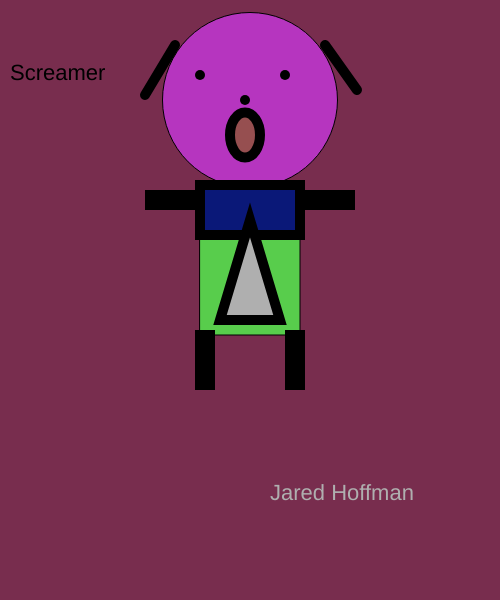
Frame 1 (no input)
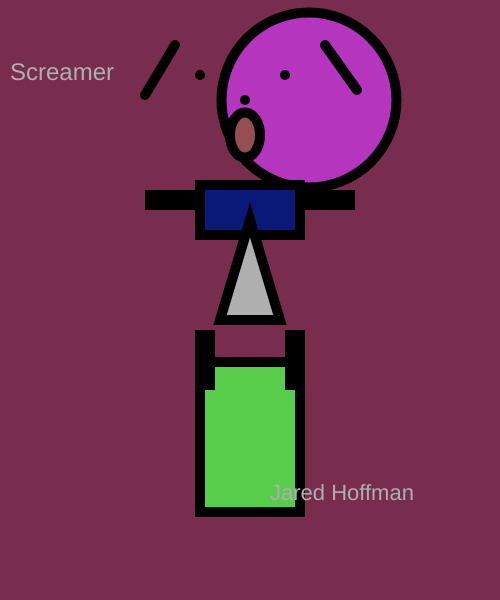
Frame 60 (no input)
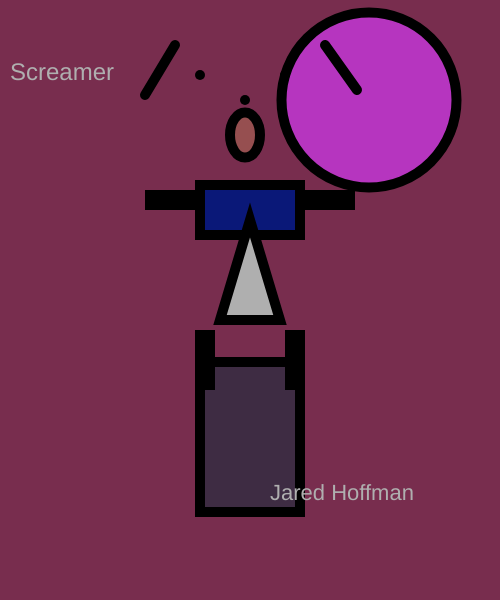
Frame 120 (the mouse pressed at the canvas centre since frame 60)

The p5.js sketch that drew these frames (run headless with seeded random() and noise() and a simulated clock; from frame 60 on, the mouse is pressed at the canvas centre):

// p5.js sketch
// ── sketch.js
var headX = 250;
var headY = 100;
var headDirection = 1;

var bodyX = 200;
var bodyY = 185;
var bodyDirection = 3;

var size = 22;
var count = 0;
var sizeDirection = 2;


var headColor;
var bodyColor;

function setup() {
    createCanvas(500, 600);
   
    headColor = color(random(255), random(255), random(255));
    bodyColor = color(random(255), random(255), random(255));
}

function draw() {
    background(120, 45, 78);
    textSize(size);
    size += sizeDirection;
    count++;
    if (count > 5) {
        sizeDirection *= -1;
        count = 0;
    }
    text("Screamer", 10, 80);

   
    fill(headColor);
    circle(headX, headY, 175);
    headX += headDirection;
    if (headX >= 418 || headX <= 82) {
        headDirection *= -1;
        
        headColor = color(random(255), random(255), random(255));
    }

    
    fill(bodyColor);
    rect(200, bodyY, 100, 150);
    bodyY += bodyDirection;
    if (bodyY <= 0 || bodyY >= 450) {
        bodyDirection *= -1;
        
        bodyColor = color(random(255), random(255), random(255));
    }

    
    strokeWeight(10);
    fill(150, 79, 80);
    point(200, 75);
    point(285, 75);

    point(245, 100);

    ellipse(245, 135, 30, 45);

    line(145, 95, 175, 45);
    line(325, 45, 357, 90);

    fill(10, 24, 120);
    rect(200, 185, 100, 50);

    fill(175);
    triangle(220, 320, 250, 220, 280, 320);

    fill(10, 25, 120);
    rect(300, 195, 50, 10);

    rect(150, 195, 50, 10);

    rect(200, 335, 10, 50);

    rect(290, 335, 10, 50);

    fill(175);
    textSize(22);
    text("Jared Hoffman", 270, 500);
}
